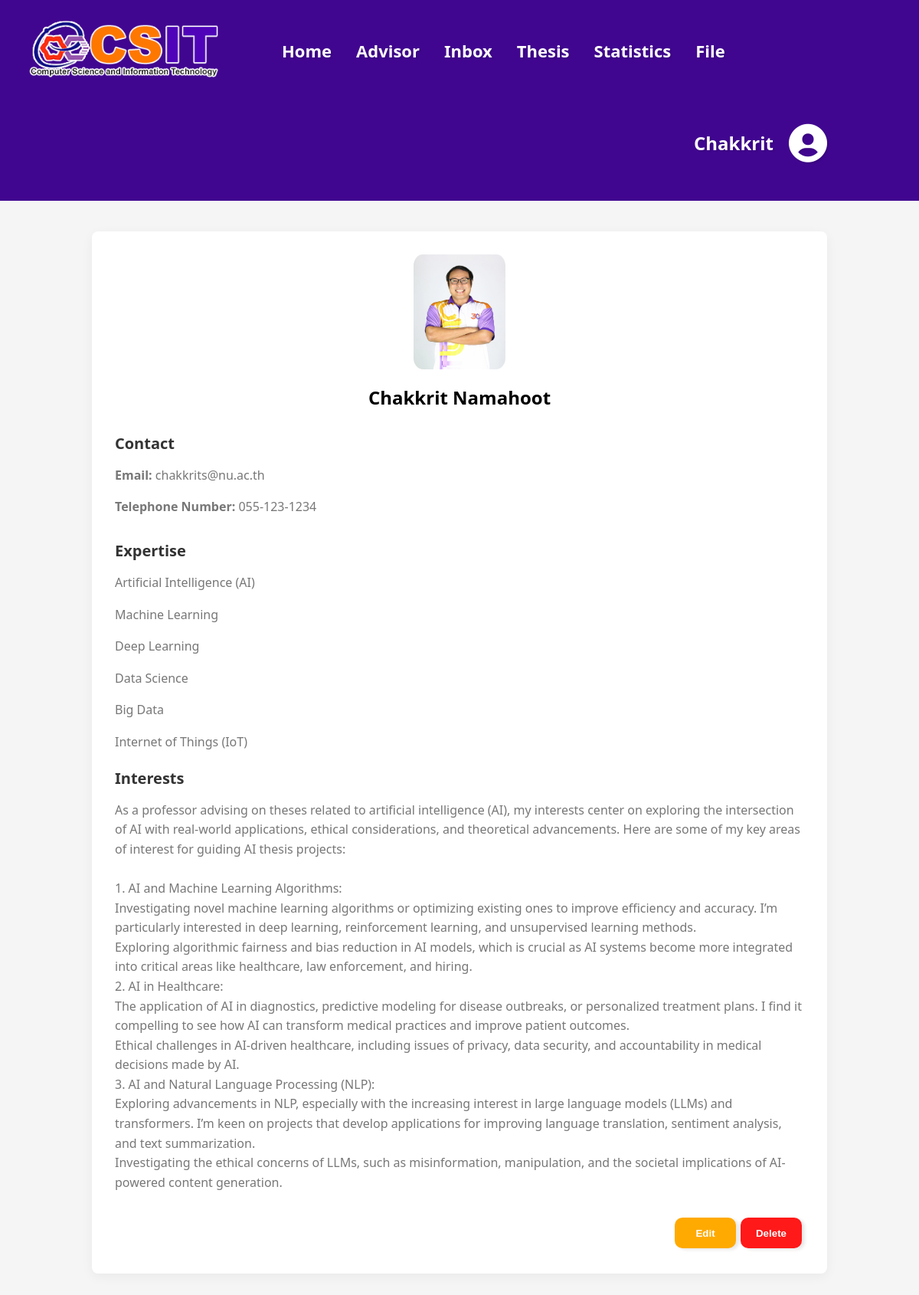
/profile/index.php (signed in), run on the app's committed database.
### tables this page shows
CREATE TABLE `advisor_profile` (
  `id` int(11) NOT NULL,
  `advisor_id` varchar(50) NOT NULL,
  `expertise` longtext NOT NULL CHECK (json_valid(`expertise`)),
  `interests` text NOT NULL,
  `img` text NOT NULL
);

CREATE TABLE `advisor` (
  `id` varchar(50) NOT NULL,
  `first_name` varchar(100) NOT NULL,
  `last_name` varchar(100) NOT NULL,
  `tel` varchar(15) NOT NULL,
  `email` varchar(255) NOT NULL
);

### profile/index.php (the view, shortened to what this page needs)
<?php
    require('../server.php');
?>
<!DOCTYPE html>
<html lang="en">
<head>
    <link rel="stylesheet" href="style.css">
    <link href='https://unpkg.com/boxicons@2.1.4/css/boxicons.min.css' rel='stylesheet'>
</head>
<body>
<nav>
        <div class="logo">
            <img src="../CSIT.png" alt="" width="250px">
        </div>
        <ul>
            <li><a href="/AdvisorHub/home">Home</a></li>
            <li><a href='/AdvisorHub/advisor'>Advisor</a></li>
            <li><a href='/AdvisorHub/inbox'>Inbox</a></li>
            <li><a href='/AdvisorHub/thesis/thesis.php'>Thesis</a></li>
            <li><a href='/AdvisorHub/statistics'>Statistics</a></li>
            <li><a href='/AdvisorHub/thesis_resource_list/thesis_resource_list.php'>File</a></li>
        </ul>
        <div class="userProfile">
            <?php
                if(isset($_SESSION['username'])){
                    echo '<h2>'.$_SESSION['username'].'<h2/>';
                    echo "<i class='bx bxs-user-circle' ></i>";
                }
            ?>
        </div>
    </nav>
    <?php
        $role = $_SESSION['role'];
        $id = $_SESSION['id'];
        if($role == 'advisor'){
            $sql = "SELECT * FROM advisor_profile WHERE advisor_id = '$id'";
            $result = $conn->query($sql);
            $row = $result->fetch_assoc();
            if(isset($row['id'])){
                $expertise = json_decode($row['expertise']);
                $interests = $row['interests'];
                $img = $row['img'];
                $sql = "SELECT * FROM advisor WHERE id = '$id'";
                $result = $conn->query($sql);
                $row = $result->fetch_assoc();
                $first_name = $row['first_name'];
                $last_name = $row['last_name'];
                $tel = $row['tel'];
                $email = $row['email'];
                echo
                "
                <div class='container'>
                    <div class='profile-info'>
                    <img src= '$img' >
                    <h2>$first_name $last_name</h2>
                    </div>
                    <div class='contact-info'>
                        <h3>Contact</h3>
                        <p><strong>Email:</strong> $email</p>
                        <p><strong>Telephone Number:</strong> $tel</p>
                        </div>
                        <div class='research-info'>
                        <h3>Expertise</h3>
                    ";
                        foreach($expertise as $item){
                            echo "<p>$item</p>";
                        }
                    echo "
                        <h3>Interests</h3>
                        <p>" . nl2br($interests) . "</p>
                    </div>
                    <form action='' method='post' class='editForm'>
                        <button name='edit' class='edit'>Edit</button>
                        <button name='delete' class='delete'>Delete</button>
                    </form>
                </div>
                ";
            }
        }
    ?>
</body>
</html>

### profile/style.css (style rules this page uses)
body { margin: 0; padding: 0; background-color: whitesmoke; font-family: system-ui, -apple-system, "Segoe UI", Roboto, "Helvetica Neue", Arial, "Noto Sans", sans-serif, "Apple Color Emoji", "Segoe UI Emoji", "Segoe UI Symbol", "Noto Color Emoji"; position: relative; }
nav { display: flex; flex-wrap: wrap; align-items: center; background-color: #410690; padding: 10px 20px; }
nav img { margin: 1rem; }
nav ul { margin-left: 50px; display: flex; flex-wrap: wrap; justify-content: center; align-items: center; padding: 0; list-style: none; }
nav li { margin: 1rem; list-style: none; transition: .1s all ease; }
li a { text-decoration: none; color: rgb(255, 255, 255); font-weight: bold; font-size: 22px; text-shadow: 2px 2px 2px rgba(0, 0, 0, 0.115); transition: .1s all ease; }
.userProfile { color: rgb(255, 255, 255); font-family: system-ui, -apple-system, "Segoe UI", Roboto, "Helvetica Neue", Arial, "Noto Sans", sans-serif, "Apple Color Emoji", "Segoe UI Emoji", "Segoe UI Symbol", "Noto Color Emoji"; font-weight: bold; text-shadow: 2px 2px 2px rgba(0, 0, 0, 0.115); margin-left: auto; margin-right: 5rem; display: flex; justify-content: center; align-items: center; position: relative; }
.bxs-user-circle { font-size: 60px; margin: 15px; color: rgb(255, 255, 255); cursor: pointer; }
.container { width: 80%; max-width: 900px; margin: 40px auto; background-color: #fff; padding: 30px; border-radius: 8px; box-shadow: 0 4px 15px rgba(0, 0, 0, 0.05); }
.profile-info { display: flex; flex-direction: column; align-items: center; margin-bottom: 30px; }
.profile-info img { border-radius: 50%; width: 120px; height: 120px; margin-bottom: 20px; }
.profile-info h2 { font-size: 1.5rem; margin: 0; }
.contact-info, .research-info { margin-bottom: 30px; }
.contact-info h3, .research-info h3 { font-size: 1.25rem; color: #333; margin-bottom: 10px; }
.contact-info p, .research-info p { font-size: 1rem; color: #777; line-height: 1.6; }
.container { font-family: system-ui, -apple-system, "Segoe UI", Roboto, "Helvetica Neue", Arial, "Noto Sans", sans-serif, "Apple Color Emoji", "Segoe UI Emoji", "Segoe UI Symbol", "Noto Color Emoji"; width: 80%; max-width: 900px; margin: 40px auto; background-color: #fff; padding: 30px; border-radius: 8px; box-shadow: 0 4px 15px rgba(0, 0, 0, 0.05); }
.profile-info img { border-radius: 10%; width: 120px; height: 150px; margin-bottom: 20px; }
.editForm { display: flex; justify-content: end; }
.editForm .edit { margin: 3px; border: none; border-radius: 10px; background-color: rgb(255, 170, 0); width: 80px; height: 40px; color: white; font-weight: bold; cursor: pointer; transition: all .1s ease; box-shadow: 4px 2px 4px rgba(0, 0, 0, 0.096); }
.delete { margin: 3px; border: none; border-radius: 10px; background-color: rgb(255, 25, 25); width: 80px; height: 40px; color: white; font-weight: bold; cursor: pointer; transition: all .1s ease; box-shadow: 4px 2px 4px rgba(0, 0, 0, 0.096); }

### data on the page
advisor_profile: img (picture), expertise "Artificial Intelligence (AI)", expertise "Machine Learning", expertise "Deep Learning", expertise "Data Science", expertise "Big Data", expertise "Internet of Things (IoT)", interests "As a professor advising on theses related to artificial intelligence (AI), my interests center on exploring the intersection of AI with real-world applications, ethical considerations, and theoretical advancements. Here are some of my key areas of interest for guiding AI thesis projects: 1. AI and Machine Learning Algorithms: Investigating novel machine learning algorithms or optimizing existing ones to improve efficiency and accuracy. I’m particularly interested in deep learning, reinforcement learning, and unsupervised learning methods. Exploring algorithmic fairness and bias reduction in AI models, which is crucial as AI systems become more integrated into critical areas like healthcare,…"
advisor: first_name "Chakkrit", last_name "Namahoot", email "chakkrits@nu.ac.th", tel "055-123-1234"

### other printed values
$_SESSION['username'] "Chakkrit"
